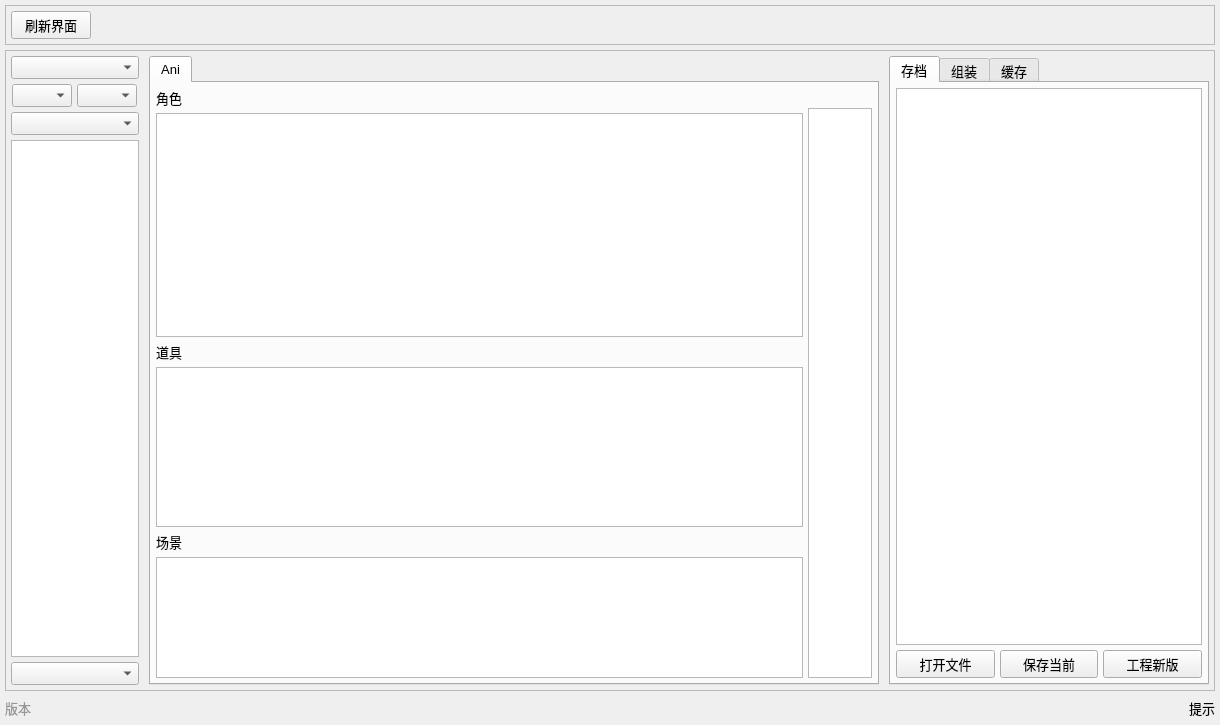
<?xml version="1.0" encoding="UTF-8"?>
<ui version="4.0">
 <class>MergeWin</class>
 <widget class="QWidget" name="MergeWin">
  <property name="geometry">
   <rect>
    <x>0</x>
    <y>0</y>
    <width>1220</width>
    <height>725</height>
   </rect>
  </property>
  <property name="windowTitle">
   <string>Form</string>
  </property>
  <layout class="QVBoxLayout" name="verticalLayout">
   <property name="spacing">
    <number>5</number>
   </property>
   <property name="leftMargin">
    <number>5</number>
   </property>
   <property name="topMargin">
    <number>5</number>
   </property>
   <property name="rightMargin">
    <number>5</number>
   </property>
   <property name="bottomMargin">
    <number>5</number>
   </property>
   <item>
    <widget class="QFrame" name="frameTop">
     <property name="frameShape">
      <enum>QFrame::StyledPanel</enum>
     </property>
     <property name="frameShadow">
      <enum>QFrame::Plain</enum>
     </property>
     <layout class="QHBoxLayout" name="horizontalLayout">
      <property name="spacing">
       <number>5</number>
      </property>
      <property name="leftMargin">
       <number>5</number>
      </property>
      <property name="topMargin">
       <number>5</number>
      </property>
      <property name="rightMargin">
       <number>5</number>
      </property>
      <property name="bottomMargin">
       <number>5</number>
      </property>
      <item>
       <widget class="QPushButton" name="QpbRefresh">
        <property name="minimumSize">
         <size>
          <width>75</width>
          <height>28</height>
         </size>
        </property>
        <property name="font">
         <font>
          <pointsize>10</pointsize>
         </font>
        </property>
        <property name="text">
         <string>刷新界面</string>
        </property>
       </widget>
      </item>
      <item>
       <spacer name="horizontalSpacer">
        <property name="orientation">
         <enum>Qt::Horizontal</enum>
        </property>
        <property name="sizeHint" stdset="0">
         <size>
          <width>40</width>
          <height>20</height>
         </size>
        </property>
       </spacer>
      </item>
     </layout>
    </widget>
   </item>
   <item>
    <widget class="QFrame" name="frameMed">
     <property name="frameShape">
      <enum>QFrame::StyledPanel</enum>
     </property>
     <property name="frameShadow">
      <enum>QFrame::Plain</enum>
     </property>
     <layout class="QHBoxLayout" name="horizontalLayout_2">
      <property name="spacing">
       <number>10</number>
      </property>
      <property name="leftMargin">
       <number>5</number>
      </property>
      <property name="topMargin">
       <number>5</number>
      </property>
      <property name="rightMargin">
       <number>5</number>
      </property>
      <property name="bottomMargin">
       <number>5</number>
      </property>
      <item>
       <widget class="QFrame" name="frameBusiness">
        <property name="sizePolicy">
         <sizepolicy hsizetype="Fixed" vsizetype="Preferred">
          <horstretch>0</horstretch>
          <verstretch>0</verstretch>
         </sizepolicy>
        </property>
        <property name="frameShape">
         <enum>QFrame::NoFrame</enum>
        </property>
        <property name="frameShadow">
         <enum>QFrame::Plain</enum>
        </property>
        <property name="lineWidth">
         <number>0</number>
        </property>
        <layout class="QVBoxLayout" name="verticalLayout_2">
         <property name="spacing">
          <number>5</number>
         </property>
         <property name="leftMargin">
          <number>0</number>
         </property>
         <property name="topMargin">
          <number>0</number>
         </property>
         <property name="rightMargin">
          <number>0</number>
         </property>
         <property name="bottomMargin">
          <number>0</number>
         </property>
         <item>
          <widget class="QComboBox" name="QcbProject">
           <property name="maximumSize">
            <size>
             <width>128</width>
             <height>16777215</height>
            </size>
           </property>
           <property name="font">
            <font>
             <pointsize>10</pointsize>
            </font>
           </property>
          </widget>
         </item>
         <item>
          <widget class="QFrame" name="frameBusiness2Shots">
           <property name="frameShape">
            <enum>QFrame::NoFrame</enum>
           </property>
           <property name="frameShadow">
            <enum>QFrame::Raised</enum>
           </property>
           <layout class="QHBoxLayout" name="horizontalLayout_3">
            <property name="spacing">
             <number>4</number>
            </property>
            <property name="leftMargin">
             <number>0</number>
            </property>
            <property name="topMargin">
             <number>0</number>
            </property>
            <property name="rightMargin">
             <number>0</number>
            </property>
            <property name="bottomMargin">
             <number>0</number>
            </property>
            <item>
             <widget class="QComboBox" name="QcbExtend1">
              <property name="maximumSize">
               <size>
                <width>60</width>
                <height>16777215</height>
               </size>
              </property>
              <property name="font">
               <font>
                <pointsize>10</pointsize>
               </font>
              </property>
             </widget>
            </item>
            <item>
             <widget class="QComboBox" name="QcbExtend2">
              <property name="maximumSize">
               <size>
                <width>60</width>
                <height>16777215</height>
               </size>
              </property>
              <property name="font">
               <font>
                <pointsize>10</pointsize>
               </font>
              </property>
             </widget>
            </item>
           </layout>
          </widget>
         </item>
         <item>
          <widget class="QComboBox" name="QcbCategory">
           <property name="maximumSize">
            <size>
             <width>128</width>
             <height>16777215</height>
            </size>
           </property>
           <property name="font">
            <font>
             <pointsize>10</pointsize>
            </font>
           </property>
          </widget>
         </item>
         <item>
          <widget class="QListWidget" name="QlwTask">
           <property name="maximumSize">
            <size>
             <width>128</width>
             <height>16777215</height>
            </size>
           </property>
           <property name="font">
            <font>
             <pointsize>10</pointsize>
            </font>
           </property>
          </widget>
         </item>
         <item>
          <widget class="QComboBox" name="QcbBusiness">
           <property name="minimumSize">
            <size>
             <width>0</width>
             <height>0</height>
            </size>
           </property>
           <property name="maximumSize">
            <size>
             <width>128</width>
             <height>16777215</height>
            </size>
           </property>
           <property name="font">
            <font>
             <pointsize>10</pointsize>
            </font>
           </property>
          </widget>
         </item>
        </layout>
       </widget>
      </item>
      <item>
       <widget class="QTabWidget" name="tabView">
        <property name="font">
         <font>
          <pointsize>10</pointsize>
         </font>
        </property>
        <property name="currentIndex">
         <number>0</number>
        </property>
        <widget class="QWidget" name="tabAni">
         <attribute name="title">
          <string>Ani</string>
         </attribute>
         <layout class="QGridLayout" name="gridLayout">
          <property name="leftMargin">
           <number>5</number>
          </property>
          <property name="topMargin">
           <number>5</number>
          </property>
          <property name="rightMargin">
           <number>5</number>
          </property>
          <property name="bottomMargin">
           <number>5</number>
          </property>
          <property name="spacing">
           <number>5</number>
          </property>
          <item row="1" column="1">
           <widget class="QListWidget" name="QlwAniVersion">
            <property name="sizePolicy">
             <sizepolicy hsizetype="Expanding" vsizetype="Expanding">
              <horstretch>0</horstretch>
              <verstretch>0</verstretch>
             </sizepolicy>
            </property>
            <property name="maximumSize">
             <size>
              <width>64</width>
              <height>16777215</height>
             </size>
            </property>
            <property name="font">
             <font>
              <pointsize>10</pointsize>
             </font>
            </property>
           </widget>
          </item>
          <item row="0" column="0" rowspan="2">
           <layout class="QVBoxLayout" name="vlAni" stretch="3,1">
            <property name="spacing">
             <number>5</number>
            </property>
            <property name="rightMargin">
             <number>0</number>
            </property>
            <item>
             <layout class="QVBoxLayout" name="vlAlembic">
              <property name="spacing">
               <number>5</number>
              </property>
              <item>
               <widget class="QLabel" name="label_2">
                <property name="font">
                 <font>
                  <pointsize>10</pointsize>
                 </font>
                </property>
                <property name="text">
                 <string>角色</string>
                </property>
               </widget>
              </item>
              <item>
               <widget class="QListWidget" name="QlwAniCharacter">
                <property name="font">
                 <font>
                  <pointsize>10</pointsize>
                 </font>
                </property>
                <property name="selectionMode">
                 <enum>QAbstractItemView::MultiSelection</enum>
                </property>
               </widget>
              </item>
              <item>
               <widget class="QLabel" name="label_3">
                <property name="font">
                 <font>
                  <pointsize>10</pointsize>
                 </font>
                </property>
                <property name="text">
                 <string>道具</string>
                </property>
               </widget>
              </item>
              <item>
               <widget class="QListWidget" name="QlwAniProp">
                <property name="minimumSize">
                 <size>
                  <width>0</width>
                  <height>0</height>
                 </size>
                </property>
                <property name="maximumSize">
                 <size>
                  <width>16777215</width>
                  <height>160</height>
                 </size>
                </property>
                <property name="font">
                 <font>
                  <pointsize>10</pointsize>
                 </font>
                </property>
                <property name="selectionMode">
                 <enum>QAbstractItemView::MultiSelection</enum>
                </property>
               </widget>
              </item>
             </layout>
            </item>
            <item>
             <layout class="QVBoxLayout" name="vlAniScene">
              <property name="spacing">
               <number>5</number>
              </property>
              <item>
               <widget class="QLabel" name="label_4">
                <property name="font">
                 <font>
                  <pointsize>10</pointsize>
                 </font>
                </property>
                <property name="text">
                 <string>场景</string>
                </property>
               </widget>
              </item>
              <item>
               <widget class="QListWidget" name="QlwAniScene">
                <property name="font">
                 <font>
                  <pointsize>10</pointsize>
                 </font>
                </property>
                <property name="selectionMode">
                 <enum>QAbstractItemView::MultiSelection</enum>
                </property>
               </widget>
              </item>
             </layout>
            </item>
           </layout>
          </item>
          <item row="0" column="1">
           <widget class="QLabel" name="label_5">
            <property name="minimumSize">
             <size>
              <width>0</width>
              <height>15</height>
             </size>
            </property>
            <property name="font">
             <font>
              <pointsize>10</pointsize>
             </font>
            </property>
            <property name="text">
             <string/>
            </property>
           </widget>
          </item>
         </layout>
        </widget>
       </widget>
      </item>
      <item>
       <widget class="QTabWidget" name="tabEdit">
        <property name="maximumSize">
         <size>
          <width>320</width>
          <height>16777215</height>
         </size>
        </property>
        <property name="font">
         <font>
          <pointsize>10</pointsize>
         </font>
        </property>
        <property name="layoutDirection">
         <enum>Qt::LeftToRight</enum>
        </property>
        <property name="currentIndex">
         <number>0</number>
        </property>
        <widget class="QWidget" name="tabArchive">
         <attribute name="title">
          <string>存档</string>
         </attribute>
         <layout class="QGridLayout" name="gridLayout_2">
          <property name="leftMargin">
           <number>5</number>
          </property>
          <property name="topMargin">
           <number>5</number>
          </property>
          <property name="rightMargin">
           <number>5</number>
          </property>
          <property name="bottomMargin">
           <number>5</number>
          </property>
          <property name="spacing">
           <number>5</number>
          </property>
          <item row="0" column="0" colspan="3">
           <widget class="QListWidget" name="QlwArchive">
            <property name="focusPolicy">
             <enum>Qt::TabFocus</enum>
            </property>
           </widget>
          </item>
          <item row="1" column="0">
           <widget class="QPushButton" name="QpbOpen">
            <property name="minimumSize">
             <size>
              <width>0</width>
              <height>28</height>
             </size>
            </property>
            <property name="font">
             <font>
              <pointsize>10</pointsize>
             </font>
            </property>
            <property name="text">
             <string>打开文件</string>
            </property>
           </widget>
          </item>
          <item row="1" column="1">
           <widget class="QPushButton" name="QpbSave">
            <property name="minimumSize">
             <size>
              <width>0</width>
              <height>28</height>
             </size>
            </property>
            <property name="font">
             <font>
              <pointsize>10</pointsize>
             </font>
            </property>
            <property name="text">
             <string>保存当前</string>
            </property>
           </widget>
          </item>
          <item row="1" column="2">
           <widget class="QPushButton" name="QpbWork">
            <property name="minimumSize">
             <size>
              <width>0</width>
              <height>28</height>
             </size>
            </property>
            <property name="font">
             <font>
              <pointsize>10</pointsize>
             </font>
            </property>
            <property name="text">
             <string>工程新版</string>
            </property>
           </widget>
          </item>
         </layout>
        </widget>
        <widget class="QWidget" name="tabAssembly">
         <attribute name="title">
          <string>组装</string>
         </attribute>
         <layout class="QGridLayout" name="gridLayout_4" columnstretch="1,1,1">
          <property name="leftMargin">
           <number>5</number>
          </property>
          <property name="topMargin">
           <number>5</number>
          </property>
          <property name="rightMargin">
           <number>5</number>
          </property>
          <property name="bottomMargin">
           <number>5</number>
          </property>
          <property name="spacing">
           <number>5</number>
          </property>
          <item row="1" column="0" colspan="3">
           <widget class="Line" name="line_2">
            <property name="frameShadow">
             <enum>QFrame::Plain</enum>
            </property>
            <property name="lineWidth">
             <number>2</number>
            </property>
            <property name="orientation">
             <enum>Qt::Horizontal</enum>
            </property>
           </widget>
          </item>
          <item row="4" column="0">
           <widget class="QLabel" name="label_11">
            <property name="font">
             <font>
              <pointsize>10</pointsize>
             </font>
            </property>
            <property name="layoutDirection">
             <enum>Qt::LeftToRight</enum>
            </property>
            <property name="text">
             <string>导入元素：</string>
            </property>
            <property name="alignment">
             <set>Qt::AlignRight|Qt::AlignTop|Qt::AlignTrailing</set>
            </property>
           </widget>
          </item>
          <item row="3" column="0" colspan="3">
           <widget class="Line" name="line">
            <property name="frameShadow">
             <enum>QFrame::Plain</enum>
            </property>
            <property name="lineWidth">
             <number>2</number>
            </property>
            <property name="orientation">
             <enum>Qt::Horizontal</enum>
            </property>
           </widget>
          </item>
          <item row="12" column="1" colspan="2">
           <layout class="QVBoxLayout" name="verticalLayout_16">
            <property name="spacing">
             <number>0</number>
            </property>
            <property name="bottomMargin">
             <number>0</number>
            </property>
            <item>
             <widget class="QCheckBox" name="QcbResolution">
              <property name="font">
               <font>
                <pointsize>10</pointsize>
               </font>
              </property>
              <property name="text">
               <string>渲染尺寸</string>
              </property>
              <property name="checked">
               <bool>true</bool>
              </property>
             </widget>
            </item>
            <item>
             <widget class="QCheckBox" name="QcbSpeed">
              <property name="font">
               <font>
                <pointsize>10</pointsize>
               </font>
              </property>
              <property name="text">
               <string>播放速度</string>
              </property>
              <property name="checked">
               <bool>true</bool>
              </property>
             </widget>
            </item>
            <item>
             <widget class="QCheckBox" name="QcbRange">
              <property name="font">
               <font>
                <pointsize>10</pointsize>
               </font>
              </property>
              <property name="text">
               <string>起始结束帧</string>
              </property>
              <property name="checked">
               <bool>true</bool>
              </property>
             </widget>
            </item>
           </layout>
          </item>
          <item row="0" column="1" colspan="2">
           <widget class="QGroupBox" name="groupBoxMerge">
            <property name="title">
             <string/>
            </property>
            <layout class="QVBoxLayout" name="verticalLayout_3">
             <property name="leftMargin">
              <number>0</number>
             </property>
             <property name="topMargin">
              <number>0</number>
             </property>
             <property name="rightMargin">
              <number>0</number>
             </property>
             <property name="bottomMargin">
              <number>0</number>
             </property>
             <item>
              <widget class="QRadioButton" name="QrbMergeReplace">
               <property name="font">
                <font>
                 <pointsize>10</pointsize>
                </font>
               </property>
               <property name="text">
                <string>替换</string>
               </property>
               <property name="checked">
                <bool>true</bool>
               </property>
              </widget>
             </item>
             <item>
              <widget class="QRadioButton" name="QrbMergeCombine">
               <property name="font">
                <font>
                 <pointsize>10</pointsize>
                </font>
               </property>
               <property name="layoutDirection">
                <enum>Qt::LeftToRight</enum>
               </property>
               <property name="text">
                <string>组合</string>
               </property>
               <property name="checked">
                <bool>false</bool>
               </property>
              </widget>
             </item>
             <item>
              <widget class="QRadioButton" name="QrbMergeAlembic">
               <property name="font">
                <font>
                 <pointsize>10</pointsize>
                </font>
               </property>
               <property name="layoutDirection">
                <enum>Qt::LeftToRight</enum>
               </property>
               <property name="text">
                <string>缓存</string>
               </property>
              </widget>
             </item>
            </layout>
           </widget>
          </item>
          <item row="15" column="1">
           <spacer name="verticalSpacer">
            <property name="orientation">
             <enum>Qt::Vertical</enum>
            </property>
            <property name="sizeHint" stdset="0">
             <size>
              <width>20</width>
              <height>40</height>
             </size>
            </property>
           </spacer>
          </item>
          <item row="0" column="0">
           <widget class="QLabel" name="label_15">
            <property name="font">
             <font>
              <pointsize>10</pointsize>
             </font>
            </property>
            <property name="text">
             <string>合并模式：</string>
            </property>
            <property name="alignment">
             <set>Qt::AlignRight|Qt::AlignTop|Qt::AlignTrailing</set>
            </property>
           </widget>
          </item>
          <item row="2" column="1" colspan="2">
           <widget class="QGroupBox" name="groupBoxImport">
            <property name="title">
             <string/>
            </property>
            <layout class="QHBoxLayout" name="horizontalLayout_4">
             <property name="spacing">
              <number>5</number>
             </property>
             <property name="leftMargin">
              <number>0</number>
             </property>
             <property name="topMargin">
              <number>0</number>
             </property>
             <property name="rightMargin">
              <number>0</number>
             </property>
             <property name="bottomMargin">
              <number>0</number>
             </property>
             <item>
              <widget class="QRadioButton" name="QrbImportAll">
               <property name="font">
                <font>
                 <pointsize>10</pointsize>
                </font>
               </property>
               <property name="text">
                <string>所有</string>
               </property>
               <property name="checked">
                <bool>false</bool>
               </property>
              </widget>
             </item>
             <item>
              <widget class="QRadioButton" name="QrbImportSel">
               <property name="font">
                <font>
                 <pointsize>10</pointsize>
                </font>
               </property>
               <property name="text">
                <string>选择</string>
               </property>
               <property name="checked">
                <bool>true</bool>
               </property>
              </widget>
             </item>
            </layout>
           </widget>
          </item>
          <item row="16" column="0" colspan="3">
           <widget class="QPushButton" name="QpbMerge">
            <property name="minimumSize">
             <size>
              <width>0</width>
              <height>28</height>
             </size>
            </property>
            <property name="font">
             <font>
              <pointsize>10</pointsize>
             </font>
            </property>
            <property name="text">
             <string>执行</string>
            </property>
           </widget>
          </item>
          <item row="6" column="1" colspan="2">
           <widget class="QCheckBox" name="QcbBlendshape">
            <property name="font">
             <font>
              <pointsize>10</pointsize>
             </font>
            </property>
            <property name="text">
             <string>创建融合变形节点</string>
            </property>
            <property name="checked">
             <bool>false</bool>
            </property>
           </widget>
          </item>
          <item row="12" column="0">
           <widget class="QLabel" name="label_12">
            <property name="font">
             <font>
              <pointsize>10</pointsize>
             </font>
            </property>
            <property name="text">
             <string>场景预设：</string>
            </property>
            <property name="alignment">
             <set>Qt::AlignRight|Qt::AlignTop|Qt::AlignTrailing</set>
            </property>
           </widget>
          </item>
          <item row="2" column="0">
           <widget class="QLabel" name="label_8">
            <property name="font">
             <font>
              <pointsize>10</pointsize>
             </font>
            </property>
            <property name="text">
             <string>选择模式：</string>
            </property>
            <property name="alignment">
             <set>Qt::AlignRight|Qt::AlignTrailing|Qt::AlignVCenter</set>
            </property>
           </widget>
          </item>
          <item row="11" column="0" colspan="3">
           <widget class="Line" name="line_1">
            <property name="frameShadow">
             <enum>QFrame::Plain</enum>
            </property>
            <property name="lineWidth">
             <number>2</number>
            </property>
            <property name="orientation">
             <enum>Qt::Horizontal</enum>
            </property>
           </widget>
          </item>
          <item row="6" column="0">
           <widget class="QLabel" name="label_16">
            <property name="font">
             <font>
              <pointsize>10</pointsize>
             </font>
            </property>
            <property name="layoutDirection">
             <enum>Qt::LeftToRight</enum>
            </property>
            <property name="text">
             <string>自动关联：</string>
            </property>
            <property name="alignment">
             <set>Qt::AlignRight|Qt::AlignTop|Qt::AlignTrailing</set>
            </property>
           </widget>
          </item>
          <item row="4" column="1" colspan="2">
           <layout class="QVBoxLayout" name="verticalLayout_15">
            <property name="spacing">
             <number>0</number>
            </property>
            <property name="bottomMargin">
             <number>0</number>
            </property>
            <item>
             <widget class="QCheckBox" name="QcbCharacter">
              <property name="font">
               <font>
                <pointsize>10</pointsize>
               </font>
              </property>
              <property name="text">
               <string>角色</string>
              </property>
              <property name="checked">
               <bool>true</bool>
              </property>
             </widget>
            </item>
            <item>
             <widget class="QCheckBox" name="QcbProp">
              <property name="font">
               <font>
                <pointsize>10</pointsize>
               </font>
              </property>
              <property name="text">
               <string>道具</string>
              </property>
             </widget>
            </item>
            <item>
             <widget class="QCheckBox" name="QcbScene">
              <property name="font">
               <font>
                <pointsize>10</pointsize>
               </font>
              </property>
              <property name="text">
               <string>场景</string>
              </property>
             </widget>
            </item>
            <item>
             <widget class="QCheckBox" name="QcbCamera">
              <property name="font">
               <font>
                <pointsize>10</pointsize>
               </font>
              </property>
              <property name="text">
               <string>摄像机</string>
              </property>
              <property name="checked">
               <bool>true</bool>
              </property>
             </widget>
            </item>
           </layout>
          </item>
          <item row="5" column="0" colspan="3">
           <widget class="Line" name="line_4">
            <property name="frameShadow">
             <enum>QFrame::Plain</enum>
            </property>
            <property name="lineWidth">
             <number>2</number>
            </property>
            <property name="orientation">
             <enum>Qt::Horizontal</enum>
            </property>
           </widget>
          </item>
         </layout>
        </widget>
        <widget class="QWidget" name="tabNcache">
         <attribute name="title">
          <string>缓存</string>
         </attribute>
         <layout class="QGridLayout" name="gridLayout_3" rowstretch="0,0,0,0,0,3,0,2,0,0" columnstretch="1,1,1" rowminimumheight="0,0,0,0,0,0,0,0,0,0">
          <property name="leftMargin">
           <number>5</number>
          </property>
          <property name="topMargin">
           <number>5</number>
          </property>
          <property name="rightMargin">
           <number>5</number>
          </property>
          <property name="bottomMargin">
           <number>5</number>
          </property>
          <property name="spacing">
           <number>5</number>
          </property>
          <item row="1" column="1">
           <widget class="QDoubleSpinBox" name="QdspEvaluateEvery">
            <property name="font">
             <font>
              <pointsize>10</pointsize>
             </font>
            </property>
            <property name="decimals">
             <number>4</number>
            </property>
            <property name="maximum">
             <double>1000.000000000000000</double>
            </property>
            <property name="value">
             <double>1.000000000000000</double>
            </property>
           </widget>
          </item>
          <item row="1" column="0">
           <widget class="QLabel" name="label_7">
            <property name="font">
             <font>
              <pointsize>10</pointsize>
             </font>
            </property>
            <property name="text">
             <string>求值频率：</string>
            </property>
            <property name="alignment">
             <set>Qt::AlignRight|Qt::AlignTrailing|Qt::AlignVCenter</set>
            </property>
           </widget>
          </item>
          <item row="0" column="1">
           <widget class="QDoubleSpinBox" name="QdsbStart">
            <property name="sizePolicy">
             <sizepolicy hsizetype="Preferred" vsizetype="Fixed">
              <horstretch>0</horstretch>
              <verstretch>0</verstretch>
             </sizepolicy>
            </property>
            <property name="font">
             <font>
              <pointsize>10</pointsize>
             </font>
            </property>
            <property name="decimals">
             <number>2</number>
            </property>
            <property name="minimum">
             <double>-999.000000000000000</double>
            </property>
            <property name="maximum">
             <double>9999.000000000000000</double>
            </property>
            <property name="value">
             <double>50.000000000000000</double>
            </property>
           </widget>
          </item>
          <item row="0" column="0">
           <widget class="QLabel" name="label_10">
            <property name="font">
             <font>
              <pointsize>10</pointsize>
              <underline>false</underline>
             </font>
            </property>
            <property name="text">
             <string>开始/结束：</string>
            </property>
            <property name="alignment">
             <set>Qt::AlignRight|Qt::AlignTrailing|Qt::AlignVCenter</set>
            </property>
           </widget>
          </item>
          <item row="0" column="2">
           <widget class="QDoubleSpinBox" name="QdsbEnd">
            <property name="sizePolicy">
             <sizepolicy hsizetype="Preferred" vsizetype="Fixed">
              <horstretch>0</horstretch>
              <verstretch>0</verstretch>
             </sizepolicy>
            </property>
            <property name="font">
             <font>
              <pointsize>10</pointsize>
             </font>
            </property>
            <property name="decimals">
             <number>2</number>
            </property>
            <property name="minimum">
             <double>-999.000000000000000</double>
            </property>
            <property name="maximum">
             <double>9999.000000000000000</double>
            </property>
            <property name="value">
             <double>124.000000000000000</double>
            </property>
           </widget>
          </item>
          <item row="9" column="0" colspan="3">
           <widget class="QPushButton" name="QpbNcache">
            <property name="minimumSize">
             <size>
              <width>0</width>
              <height>28</height>
             </size>
            </property>
            <property name="font">
             <font>
              <pointsize>10</pointsize>
             </font>
            </property>
            <property name="text">
             <string>执行</string>
            </property>
           </widget>
          </item>
          <item row="2" column="0">
           <widget class="QLabel" name="label_9">
            <property name="font">
             <font>
              <pointsize>10</pointsize>
             </font>
            </property>
            <property name="text">
             <string>保存频率：</string>
            </property>
            <property name="alignment">
             <set>Qt::AlignRight|Qt::AlignTrailing|Qt::AlignVCenter</set>
            </property>
           </widget>
          </item>
          <item row="3" column="0" colspan="3">
           <widget class="Line" name="line_3">
            <property name="frameShadow">
             <enum>QFrame::Plain</enum>
            </property>
            <property name="lineWidth">
             <number>2</number>
            </property>
            <property name="orientation">
             <enum>Qt::Horizontal</enum>
            </property>
           </widget>
          </item>
          <item row="2" column="1">
           <widget class="QSpinBox" name="QsbSaveEvery">
            <property name="font">
             <font>
              <pointsize>10</pointsize>
             </font>
            </property>
            <property name="maximum">
             <number>100</number>
            </property>
            <property name="value">
             <number>1</number>
            </property>
           </widget>
          </item>
          <item row="5" column="0" colspan="3">
           <widget class="QListWidget" name="QlwHairNode">
            <property name="font">
             <font>
              <pointsize>10</pointsize>
             </font>
            </property>
            <property name="selectionMode">
             <enum>QAbstractItemView::ExtendedSelection</enum>
            </property>
           </widget>
          </item>
          <item row="4" column="0" colspan="3">
           <widget class="QLabel" name="label_13">
            <property name="font">
             <font>
              <pointsize>10</pointsize>
             </font>
            </property>
            <property name="text">
             <string>毛发</string>
            </property>
            <property name="alignment">
             <set>Qt::AlignRight|Qt::AlignTop|Qt::AlignTrailing</set>
            </property>
           </widget>
          </item>
          <item row="6" column="2">
           <widget class="QLabel" name="label_14">
            <property name="font">
             <font>
              <pointsize>10</pointsize>
             </font>
            </property>
            <property name="text">
             <string>布料</string>
            </property>
            <property name="alignment">
             <set>Qt::AlignRight|Qt::AlignTop|Qt::AlignTrailing</set>
            </property>
           </widget>
          </item>
          <item row="7" column="0" rowspan="2" colspan="3">
           <widget class="QListWidget" name="QlwClothNode">
            <property name="font">
             <font>
              <pointsize>10</pointsize>
             </font>
            </property>
            <property name="selectionMode">
             <enum>QAbstractItemView::ExtendedSelection</enum>
            </property>
           </widget>
          </item>
         </layout>
        </widget>
       </widget>
      </item>
     </layout>
    </widget>
   </item>
   <item>
    <layout class="QHBoxLayout" name="hlBottom" stretch="0,0">
     <property name="spacing">
      <number>5</number>
     </property>
     <property name="bottomMargin">
      <number>0</number>
     </property>
     <item>
      <widget class="QLabel" name="version">
       <property name="minimumSize">
        <size>
         <width>0</width>
         <height>24</height>
        </size>
       </property>
       <property name="maximumSize">
        <size>
         <width>100</width>
         <height>16777215</height>
        </size>
       </property>
       <property name="font">
        <font>
         <pointsize>10</pointsize>
        </font>
       </property>
       <property name="styleSheet">
        <string notr="true">color: rgb(150, 150, 150);</string>
       </property>
       <property name="text">
        <string>版本</string>
       </property>
       <property name="alignment">
        <set>Qt::AlignLeading|Qt::AlignLeft|Qt::AlignVCenter</set>
       </property>
      </widget>
     </item>
     <item>
      <widget class="QLabel" name="label">
       <property name="minimumSize">
        <size>
         <width>0</width>
         <height>24</height>
        </size>
       </property>
       <property name="font">
        <font>
         <pointsize>10</pointsize>
        </font>
       </property>
       <property name="text">
        <string>提示</string>
       </property>
       <property name="alignment">
        <set>Qt::AlignRight|Qt::AlignTrailing|Qt::AlignVCenter</set>
       </property>
      </widget>
     </item>
    </layout>
   </item>
  </layout>
 </widget>
 <resources/>
 <connections/>
</ui>
